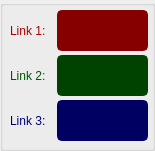
   <widget class="QGroupBox" name="frame_setting_length">
    <property name="geometry">
     <rect>
      <x>775</x>
      <y>540</y>
      <width>155</width>
      <height>151</height>
     </rect>
    </property>
    <property name="styleSheet">
     <string notr="true">QGroupBox{border:2px solid gray;border-radius:5px;margin-top: 1ex;color: ;background-color: transparent;} QGroupBox::title{subcontrol-origin: margin;subcontrol-position:top left;padding:0 3px;}
color: rgb(0, 0, 0);
font: 12pt &quot;Segoe UI&quot;;</string>
    </property>
    <property name="title">
     <string/>
    </property>
    <widget class="QLineEdit" name="length3">
     <property name="geometry">
      <rect>
       <x>57</x>
       <y>100</y>
       <width>91</width>
       <height>41</height>
      </rect>
     </property>
     <property name="minimumSize">
      <size>
       <width>0</width>
       <height>30</height>
      </size>
     </property>
     <property name="palette">
      <palette>
       <active>
        <colorrole role="WindowText">
         <brush brushstyle="SolidPattern">
          <color alpha="255">
           <red>210</red>
           <green>210</green>
           <blue>210</blue>
          </color>
         </brush>
        </colorrole>
        <colorrole role="Button">
         <brush brushstyle="SolidPattern">
          <color alpha="255">
           <red>0</red>
           <green>0</green>
           <blue>99</blue>
          </color>
         </brush>
        </colorrole>
        <colorrole role="Text">
         <brush brushstyle="SolidPattern">
          <color alpha="255">
           <red>210</red>
           <green>210</green>
           <blue>210</blue>
          </color>
         </brush>
        </colorrole>
        <colorrole role="ButtonText">
         <brush brushstyle="SolidPattern">
          <color alpha="255">
           <red>210</red>
           <green>210</green>
           <blue>210</blue>
          </color>
         </brush>
        </colorrole>
        <colorrole role="Base">
         <brush brushstyle="SolidPattern">
          <color alpha="255">
           <red>0</red>
           <green>0</green>
           <blue>99</blue>
          </color>
         </brush>
        </colorrole>
        <colorrole role="Window">
         <brush brushstyle="SolidPattern">
          <color alpha="255">
           <red>0</red>
           <green>0</green>
           <blue>99</blue>
          </color>
         </brush>
        </colorrole>
       </active>
       <inactive>
        <colorrole role="WindowText">
         <brush brushstyle="SolidPattern">
          <color alpha="255">
           <red>210</red>
           <green>210</green>
           <blue>210</blue>
          </color>
         </brush>
        </colorrole>
        <colorrole role="Button">
         <brush brushstyle="SolidPattern">
          <color alpha="255">
           <red>0</red>
           <green>0</green>
           <blue>99</blue>
          </color>
         </brush>
        </colorrole>
        <colorrole role="Text">
         <brush brushstyle="SolidPattern">
          <color alpha="255">
           <red>210</red>
           <green>210</green>
           <blue>210</blue>
          </color>
         </brush>
        </colorrole>
        <colorrole role="ButtonText">
         <brush brushstyle="SolidPattern">
          <color alpha="255">
           <red>210</red>
           <green>210</green>
           <blue>210</blue>
          </color>
         </brush>
        </colorrole>
        <colorrole role="Base">
         <brush brushstyle="SolidPattern">
          <color alpha="255">
           <red>0</red>
           <green>0</green>
           <blue>99</blue>
          </color>
         </brush>
        </colorrole>
        <colorrole role="Window">
         <brush brushstyle="SolidPattern">
          <color alpha="255">
           <red>0</red>
           <green>0</green>
           <blue>99</blue>
          </color>
         </brush>
        </colorrole>
       </inactive>
       <disabled>
        <colorrole role="WindowText">
         <brush brushstyle="SolidPattern">
          <color alpha="255">
           <red>210</red>
           <green>210</green>
           <blue>210</blue>
          </color>
         </brush>
        </colorrole>
        <colorrole role="Button">
         <brush brushstyle="SolidPattern">
          <color alpha="255">
           <red>0</red>
           <green>0</green>
           <blue>99</blue>
          </color>
         </brush>
        </colorrole>
        <colorrole role="Text">
         <brush brushstyle="SolidPattern">
          <color alpha="255">
           <red>210</red>
           <green>210</green>
           <blue>210</blue>
          </color>
         </brush>
        </colorrole>
        <colorrole role="ButtonText">
         <brush brushstyle="SolidPattern">
          <color alpha="255">
           <red>210</red>
           <green>210</green>
           <blue>210</blue>
          </color>
         </brush>
        </colorrole>
        <colorrole role="Base">
         <brush brushstyle="SolidPattern">
          <color alpha="255">
           <red>0</red>
           <green>0</green>
           <blue>99</blue>
          </color>
         </brush>
        </colorrole>
        <colorrole role="Window">
         <brush brushstyle="SolidPattern">
          <color alpha="255">
           <red>0</red>
           <green>0</green>
           <blue>99</blue>
          </color>
         </brush>
        </colorrole>
       </disabled>
      </palette>
     </property>
     <property name="font">
      <font>
       <family>Segoe UI</family>
       <pointsize>9</pointsize>
      </font>
     </property>
     <property name="styleSheet">
      <string notr="true">QLineEdit {
	background-color: rgb(0, 0, 99);
	border-radius: 5px;
	border: 2px solid rgb(0, 0, 99);
}
QLineEdit:hover {
	border: 2px solid rgb(64, 71, 88);
background-color: rgb(52, 59, 72);
}
QLineEdit:focus {
	border: 2px solid rgb(91, 101, 124);
}</string>
     </property>
     <property name="text">
      <string/>
     </property>
     <property name="readOnly">
      <bool>false</bool>
     </property>
     <property name="placeholderText">
      <string/>
     </property>
    </widget>
    <widget class="QLineEdit" name="length1">
     <property name="geometry">
      <rect>
       <x>57</x>
       <y>10</y>
       <width>91</width>
       <height>41</height>
      </rect>
     </property>
     <property name="minimumSize">
      <size>
       <width>0</width>
       <height>30</height>
      </size>
     </property>
     <property name="palette">
      <palette>
       <active>
        <colorrole role="WindowText">
         <brush brushstyle="SolidPattern">
          <color alpha="255">
           <red>210</red>
           <green>210</green>
           <blue>210</blue>
          </color>
         </brush>
        </colorrole>
        <colorrole role="Button">
         <brush brushstyle="SolidPattern">
          <color alpha="255">
           <red>135</red>
           <green>0</green>
           <blue>0</blue>
          </color>
         </brush>
        </colorrole>
        <colorrole role="Text">
         <brush brushstyle="SolidPattern">
          <color alpha="255">
           <red>210</red>
           <green>210</green>
           <blue>210</blue>
          </color>
         </brush>
        </colorrole>
        <colorrole role="ButtonText">
         <brush brushstyle="SolidPattern">
          <color alpha="255">
           <red>210</red>
           <green>210</green>
           <blue>210</blue>
          </color>
         </brush>
        </colorrole>
        <colorrole role="Base">
         <brush brushstyle="SolidPattern">
          <color alpha="255">
           <red>135</red>
           <green>0</green>
           <blue>0</blue>
          </color>
         </brush>
        </colorrole>
        <colorrole role="Window">
         <brush brushstyle="SolidPattern">
          <color alpha="255">
           <red>135</red>
           <green>0</green>
           <blue>0</blue>
          </color>
         </brush>
        </colorrole>
       </active>
       <inactive>
        <colorrole role="WindowText">
         <brush brushstyle="SolidPattern">
          <color alpha="255">
           <red>210</red>
           <green>210</green>
           <blue>210</blue>
          </color>
         </brush>
        </colorrole>
        <colorrole role="Button">
         <brush brushstyle="SolidPattern">
          <color alpha="255">
           <red>135</red>
           <green>0</green>
           <blue>0</blue>
          </color>
         </brush>
        </colorrole>
        <colorrole role="Text">
         <brush brushstyle="SolidPattern">
          <color alpha="255">
           <red>210</red>
           <green>210</green>
           <blue>210</blue>
          </color>
         </brush>
        </colorrole>
        <colorrole role="ButtonText">
         <brush brushstyle="SolidPattern">
          <color alpha="255">
           <red>210</red>
           <green>210</green>
           <blue>210</blue>
          </color>
         </brush>
        </colorrole>
        <colorrole role="Base">
         <brush brushstyle="SolidPattern">
          <color alpha="255">
           <red>135</red>
           <green>0</green>
           <blue>0</blue>
          </color>
         </brush>
        </colorrole>
        <colorrole role="Window">
         <brush brushstyle="SolidPattern">
          <color alpha="255">
           <red>135</red>
           <green>0</green>
           <blue>0</blue>
          </color>
         </brush>
        </colorrole>
       </inactive>
       <disabled>
        <colorrole role="WindowText">
         <brush brushstyle="SolidPattern">
          <color alpha="255">
           <red>210</red>
           <green>210</green>
           <blue>210</blue>
          </color>
         </brush>
        </colorrole>
        <colorrole role="Button">
         <brush brushstyle="SolidPattern">
          <color alpha="255">
           <red>135</red>
           <green>0</green>
           <blue>0</blue>
          </color>
         </brush>
        </colorrole>
        <colorrole role="Text">
         <brush brushstyle="SolidPattern">
          <color alpha="255">
           <red>210</red>
           <green>210</green>
           <blue>210</blue>
          </color>
         </brush>
        </colorrole>
        <colorrole role="ButtonText">
         <brush brushstyle="SolidPattern">
          <color alpha="255">
           <red>210</red>
           <green>210</green>
           <blue>210</blue>
          </color>
         </brush>
        </colorrole>
        <colorrole role="Base">
         <brush brushstyle="SolidPattern">
          <color alpha="255">
           <red>135</red>
           <green>0</green>
           <blue>0</blue>
          </color>
         </brush>
        </colorrole>
        <colorrole role="Window">
         <brush brushstyle="SolidPattern">
          <color alpha="255">
           <red>135</red>
           <green>0</green>
           <blue>0</blue>
          </color>
         </brush>
        </colorrole>
       </disabled>
      </palette>
     </property>
     <property name="font">
      <font>
       <family>Segoe UI</family>
       <pointsize>9</pointsize>
      </font>
     </property>
     <property name="styleSheet">
      <string notr="true">QLineEdit {
	background-color: rgb(135, 0, 0);
	border-radius: 5px;
	border: 2px solid rgb(135, 0, 0);
}
QLineEdit:hover {
	border: 2px solid rgb(64, 71, 88);
	background-color: rgb(52, 59, 72);
}
QLineEdit:focus {
	border: 2px solid rgb(91, 101, 124);
}</string>
     </property>
     <property name="text">
      <string/>
     </property>
     <property name="readOnly">
      <bool>false</bool>
     </property>
     <property name="placeholderText">
      <string/>
     </property>
    </widget>
    <widget class="QLineEdit" name="length2">
     <property name="geometry">
      <rect>
       <x>57</x>
       <y>55</y>
       <width>91</width>
       <height>41</height>
      </rect>
     </property>
     <property name="minimumSize">
      <size>
       <width>0</width>
       <height>30</height>
      </size>
     </property>
     <property name="palette">
      <palette>
       <active>
        <colorrole role="WindowText">
         <brush brushstyle="SolidPattern">
          <color alpha="255">
           <red>210</red>
           <green>210</green>
           <blue>210</blue>
          </color>
         </brush>
        </colorrole>
        <colorrole role="Button">
         <brush brushstyle="SolidPattern">
          <color alpha="255">
           <red>0</red>
           <green>66</green>
           <blue>0</blue>
          </color>
         </brush>
        </colorrole>
        <colorrole role="Text">
         <brush brushstyle="SolidPattern">
          <color alpha="255">
           <red>210</red>
           <green>210</green>
           <blue>210</blue>
          </color>
         </brush>
        </colorrole>
        <colorrole role="ButtonText">
         <brush brushstyle="SolidPattern">
          <color alpha="255">
           <red>210</red>
           <green>210</green>
           <blue>210</blue>
          </color>
         </brush>
        </colorrole>
        <colorrole role="Base">
         <brush brushstyle="SolidPattern">
          <color alpha="255">
           <red>0</red>
           <green>66</green>
           <blue>0</blue>
          </color>
         </brush>
        </colorrole>
        <colorrole role="Window">
         <brush brushstyle="SolidPattern">
          <color alpha="255">
           <red>0</red>
           <green>66</green>
           <blue>0</blue>
          </color>
         </brush>
        </colorrole>
       </active>
       <inactive>
        <colorrole role="WindowText">
         <brush brushstyle="SolidPattern">
          <color alpha="255">
           <red>210</red>
           <green>210</green>
           <blue>210</blue>
          </color>
         </brush>
        </colorrole>
        <colorrole role="Button">
         <brush brushstyle="SolidPattern">
          <color alpha="255">
           <red>0</red>
           <green>66</green>
           <blue>0</blue>
          </color>
         </brush>
        </colorrole>
        <colorrole role="Text">
         <brush brushstyle="SolidPattern">
          <color alpha="255">
           <red>210</red>
           <green>210</green>
           <blue>210</blue>
          </color>
         </brush>
        </colorrole>
        <colorrole role="ButtonText">
         <brush brushstyle="SolidPattern">
          <color alpha="255">
           <red>210</red>
           <green>210</green>
           <blue>210</blue>
          </color>
         </brush>
        </colorrole>
        <colorrole role="Base">
         <brush brushstyle="SolidPattern">
          <color alpha="255">
           <red>0</red>
           <green>66</green>
           <blue>0</blue>
          </color>
         </brush>
        </colorrole>
        <colorrole role="Window">
         <brush brushstyle="SolidPattern">
          <color alpha="255">
           <red>0</red>
           <green>66</green>
           <blue>0</blue>
          </color>
         </brush>
        </colorrole>
       </inactive>
       <disabled>
        <colorrole role="WindowText">
         <brush brushstyle="SolidPattern">
          <color alpha="255">
           <red>210</red>
           <green>210</green>
           <blue>210</blue>
          </color>
         </brush>
        </colorrole>
        <colorrole role="Button">
         <brush brushstyle="SolidPattern">
          <color alpha="255">
           <red>0</red>
           <green>66</green>
           <blue>0</blue>
          </color>
         </brush>
        </colorrole>
        <colorrole role="Text">
         <brush brushstyle="SolidPattern">
          <color alpha="255">
           <red>210</red>
           <green>210</green>
           <blue>210</blue>
          </color>
         </brush>
        </colorrole>
        <colorrole role="ButtonText">
         <brush brushstyle="SolidPattern">
          <color alpha="255">
           <red>210</red>
           <green>210</green>
           <blue>210</blue>
          </color>
         </brush>
        </colorrole>
        <colorrole role="Base">
         <brush brushstyle="SolidPattern">
          <color alpha="255">
           <red>0</red>
           <green>66</green>
           <blue>0</blue>
          </color>
         </brush>
        </colorrole>
        <colorrole role="Window">
         <brush brushstyle="SolidPattern">
          <color alpha="255">
           <red>0</red>
           <green>66</green>
           <blue>0</blue>
          </color>
         </brush>
        </colorrole>
       </disabled>
      </palette>
     </property>
     <property name="font">
      <font>
       <family>Segoe UI</family>
       <pointsize>9</pointsize>
      </font>
     </property>
     <property name="styleSheet">
      <string notr="true">QLineEdit {
	background-color: rgb(0, 66, 0);
	border-radius: 5px;
	border: 2px solid rgb(0, 66, 0);
}
QLineEdit:hover {
	border: 2px solid rgb(64, 71, 88);
background-color: rgb(52, 59, 72);
}
QLineEdit:focus {
	border: 2px solid rgb(91, 101, 124);
}</string>
     </property>
     <property name="text">
      <string/>
     </property>
     <property name="readOnly">
      <bool>false</bool>
     </property>
     <property name="placeholderText">
      <string/>
     </property>
    </widget>
    <widget class="QLabel" name="Zposlabel_4">
     <property name="geometry">
      <rect>
       <x>10</x>
       <y>100</y>
       <width>51</width>
       <height>41</height>
      </rect>
     </property>
     <property name="palette">
      <palette>
       <active>
        <colorrole role="WindowText">
         <brush brushstyle="SolidPattern">
          <color alpha="255">
           <red>0</red>
           <green>0</green>
           <blue>127</blue>
          </color>
         </brush>
        </colorrole>
        <colorrole role="Button">
         <brush brushstyle="SolidPattern">
          <color alpha="255">
           <red>52</red>
           <green>59</green>
           <blue>72</blue>
          </color>
         </brush>
        </colorrole>
        <colorrole role="Text">
         <brush brushstyle="SolidPattern">
          <color alpha="255">
           <red>0</red>
           <green>0</green>
           <blue>127</blue>
          </color>
         </brush>
        </colorrole>
        <colorrole role="ButtonText">
         <brush brushstyle="SolidPattern">
          <color alpha="255">
           <red>0</red>
           <green>0</green>
           <blue>127</blue>
          </color>
         </brush>
        </colorrole>
        <colorrole role="Base">
         <brush brushstyle="SolidPattern">
          <color alpha="255">
           <red>52</red>
           <green>59</green>
           <blue>72</blue>
          </color>
         </brush>
        </colorrole>
        <colorrole role="Window">
         <brush brushstyle="SolidPattern">
          <color alpha="255">
           <red>52</red>
           <green>59</green>
           <blue>72</blue>
          </color>
         </brush>
        </colorrole>
       </active>
       <inactive>
        <colorrole role="WindowText">
         <brush brushstyle="SolidPattern">
          <color alpha="255">
           <red>0</red>
           <green>0</green>
           <blue>127</blue>
          </color>
         </brush>
        </colorrole>
        <colorrole role="Button">
         <brush brushstyle="SolidPattern">
          <color alpha="255">
           <red>52</red>
           <green>59</green>
           <blue>72</blue>
          </color>
         </brush>
        </colorrole>
        <colorrole role="Text">
         <brush brushstyle="SolidPattern">
          <color alpha="255">
           <red>0</red>
           <green>0</green>
           <blue>127</blue>
          </color>
         </brush>
        </colorrole>
        <colorrole role="ButtonText">
         <brush brushstyle="SolidPattern">
          <color alpha="255">
           <red>0</red>
           <green>0</green>
           <blue>127</blue>
          </color>
         </brush>
        </colorrole>
        <colorrole role="Base">
         <brush brushstyle="SolidPattern">
          <color alpha="255">
           <red>52</red>
           <green>59</green>
           <blue>72</blue>
          </color>
         </brush>
        </colorrole>
        <colorrole role="Window">
         <brush brushstyle="SolidPattern">
          <color alpha="255">
           <red>52</red>
           <green>59</green>
           <blue>72</blue>
          </color>
         </brush>
        </colorrole>
       </inactive>
       <disabled>
        <colorrole role="WindowText">
         <brush brushstyle="SolidPattern">
          <color alpha="255">
           <red>0</red>
           <green>0</green>
           <blue>127</blue>
          </color>
         </brush>
        </colorrole>
        <colorrole role="Button">
         <brush brushstyle="SolidPattern">
          <color alpha="255">
           <red>52</red>
           <green>59</green>
           <blue>72</blue>
          </color>
         </brush>
        </colorrole>
        <colorrole role="Text">
         <brush brushstyle="SolidPattern">
          <color alpha="255">
           <red>0</red>
           <green>0</green>
           <blue>127</blue>
          </color>
         </brush>
        </colorrole>
        <colorrole role="ButtonText">
         <brush brushstyle="SolidPattern">
          <color alpha="255">
           <red>0</red>
           <green>0</green>
           <blue>127</blue>
          </color>
         </brush>
        </colorrole>
        <colorrole role="Base">
         <brush brushstyle="SolidPattern">
          <color alpha="255">
           <red>52</red>
           <green>59</green>
           <blue>72</blue>
          </color>
         </brush>
        </colorrole>
        <colorrole role="Window">
         <brush brushstyle="SolidPattern">
          <color alpha="255">
           <red>52</red>
           <green>59</green>
           <blue>72</blue>
          </color>
         </brush>
        </colorrole>
       </disabled>
      </palette>
     </property>
     <property name="font">
      <font>
       <family>Segoe UI</family>
       <pointsize>9</pointsize>
       <weight>50</weight>
       <bold>false</bold>
      </font>
     </property>
     <property name="styleSheet">
      <string notr="true">color:rgb(0, 0, 127);</string>
     </property>
     <property name="text">
      <string>Link 3:</string>
     </property>
    </widget>
    <widget class="QLabel" name="Xposlabel_6">
     <property name="geometry">
      <rect>
       <x>10</x>
       <y>10</y>
       <width>51</width>
       <height>41</height>
      </rect>
     </property>
     <property name="palette">
      <palette>
       <active>
        <colorrole role="WindowText">
         <brush brushstyle="SolidPattern">
          <color alpha="255">
           <red>170</red>
           <green>0</green>
           <blue>0</blue>
          </color>
         </brush>
        </colorrole>
        <colorrole role="Button">
         <brush brushstyle="SolidPattern">
          <color alpha="255">
           <red>52</red>
           <green>59</green>
           <blue>72</blue>
          </color>
         </brush>
        </colorrole>
        <colorrole role="Text">
         <brush brushstyle="SolidPattern">
          <color alpha="255">
           <red>170</red>
           <green>0</green>
           <blue>0</blue>
          </color>
         </brush>
        </colorrole>
        <colorrole role="ButtonText">
         <brush brushstyle="SolidPattern">
          <color alpha="255">
           <red>170</red>
           <green>0</green>
           <blue>0</blue>
          </color>
         </brush>
        </colorrole>
        <colorrole role="Base">
         <brush brushstyle="SolidPattern">
          <color alpha="255">
           <red>52</red>
           <green>59</green>
           <blue>72</blue>
          </color>
         </brush>
        </colorrole>
        <colorrole role="Window">
         <brush brushstyle="SolidPattern">
          <color alpha="255">
           <red>52</red>
           <green>59</green>
           <blue>72</blue>
          </color>
         </brush>
        </colorrole>
       </active>
       <inactive>
        <colorrole role="WindowText">
         <brush brushstyle="SolidPattern">
          <color alpha="255">
           <red>170</red>
           <green>0</green>
           <blue>0</blue>
          </color>
         </brush>
        </colorrole>
        <colorrole role="Button">
         <brush brushstyle="SolidPattern">
          <color alpha="255">
           <red>52</red>
           <green>59</green>
           <blue>72</blue>
          </color>
         </brush>
        </colorrole>
        <colorrole role="Text">
         <brush brushstyle="SolidPattern">
          <color alpha="255">
           <red>170</red>
           <green>0</green>
           <blue>0</blue>
          </color>
         </brush>
        </colorrole>
        <colorrole role="ButtonText">
         <brush brushstyle="SolidPattern">
          <color alpha="255">
           <red>170</red>
           <green>0</green>
           <blue>0</blue>
          </color>
         </brush>
        </colorrole>
        <colorrole role="Base">
         <brush brushstyle="SolidPattern">
          <color alpha="255">
           <red>52</red>
           <green>59</green>
           <blue>72</blue>
          </color>
         </brush>
        </colorrole>
        <colorrole role="Window">
         <brush brushstyle="SolidPattern">
          <color alpha="255">
           <red>52</red>
           <green>59</green>
           <blue>72</blue>
          </color>
         </brush>
        </colorrole>
       </inactive>
       <disabled>
        <colorrole role="WindowText">
         <brush brushstyle="SolidPattern">
          <color alpha="255">
           <red>170</red>
           <green>0</green>
           <blue>0</blue>
          </color>
         </brush>
        </colorrole>
        <colorrole role="Button">
         <brush brushstyle="SolidPattern">
          <color alpha="255">
           <red>52</red>
           <green>59</green>
           <blue>72</blue>
          </color>
         </brush>
        </colorrole>
        <colorrole role="Text">
         <brush brushstyle="SolidPattern">
          <color alpha="255">
           <red>170</red>
           <green>0</green>
           <blue>0</blue>
          </color>
         </brush>
        </colorrole>
        <colorrole role="ButtonText">
         <brush brushstyle="SolidPattern">
          <color alpha="255">
           <red>170</red>
           <green>0</green>
           <blue>0</blue>
          </color>
         </brush>
        </colorrole>
        <colorrole role="Base">
         <brush brushstyle="SolidPattern">
          <color alpha="255">
           <red>52</red>
           <green>59</green>
           <blue>72</blue>
          </color>
         </brush>
        </colorrole>
        <colorrole role="Window">
         <brush brushstyle="SolidPattern">
          <color alpha="255">
           <red>52</red>
           <green>59</green>
           <blue>72</blue>
          </color>
         </brush>
        </colorrole>
       </disabled>
      </palette>
     </property>
     <property name="font">
      <font>
       <family>Segoe UI</family>
       <pointsize>9</pointsize>
       <weight>50</weight>
       <bold>false</bold>
      </font>
     </property>
     <property name="styleSheet">
      <string notr="true">color: rgb(170, 0, 0);</string>
     </property>
     <property name="text">
      <string>Link 1:</string>
     </property>
    </widget>
    <widget class="QLabel" name="Yposlabel_4">
     <property name="geometry">
      <rect>
       <x>10</x>
       <y>50</y>
       <width>41</width>
       <height>51</height>
      </rect>
     </property>
     <property name="palette">
      <palette>
       <active>
        <colorrole role="WindowText">
         <brush brushstyle="SolidPattern">
          <color alpha="255">
           <red>0</red>
           <green>85</green>
           <blue>0</blue>
          </color>
         </brush>
        </colorrole>
        <colorrole role="Button">
         <brush brushstyle="SolidPattern">
          <color alpha="255">
           <red>52</red>
           <green>59</green>
           <blue>72</blue>
          </color>
         </brush>
        </colorrole>
        <colorrole role="Text">
         <brush brushstyle="SolidPattern">
          <color alpha="255">
           <red>0</red>
           <green>85</green>
           <blue>0</blue>
          </color>
         </brush>
        </colorrole>
        <colorrole role="ButtonText">
         <brush brushstyle="SolidPattern">
          <color alpha="255">
           <red>0</red>
           <green>85</green>
           <blue>0</blue>
          </color>
         </brush>
        </colorrole>
        <colorrole role="Base">
         <brush brushstyle="SolidPattern">
          <color alpha="255">
           <red>52</red>
           <green>59</green>
           <blue>72</blue>
          </color>
         </brush>
        </colorrole>
        <colorrole role="Window">
         <brush brushstyle="SolidPattern">
          <color alpha="255">
           <red>52</red>
           <green>59</green>
           <blue>72</blue>
          </color>
         </brush>
        </colorrole>
       </active>
       <inactive>
        <colorrole role="WindowText">
         <brush brushstyle="SolidPattern">
          <color alpha="255">
           <red>0</red>
           <green>85</green>
           <blue>0</blue>
          </color>
         </brush>
        </colorrole>
        <colorrole role="Button">
         <brush brushstyle="SolidPattern">
          <color alpha="255">
           <red>52</red>
           <green>59</green>
           <blue>72</blue>
          </color>
         </brush>
        </colorrole>
        <colorrole role="Text">
         <brush brushstyle="SolidPattern">
          <color alpha="255">
           <red>0</red>
           <green>85</green>
           <blue>0</blue>
          </color>
         </brush>
        </colorrole>
        <colorrole role="ButtonText">
         <brush brushstyle="SolidPattern">
          <color alpha="255">
           <red>0</red>
           <green>85</green>
           <blue>0</blue>
          </color>
         </brush>
        </colorrole>
        <colorrole role="Base">
         <brush brushstyle="SolidPattern">
          <color alpha="255">
           <red>52</red>
           <green>59</green>
           <blue>72</blue>
          </color>
         </brush>
        </colorrole>
        <colorrole role="Window">
         <brush brushstyle="SolidPattern">
          <color alpha="255">
           <red>52</red>
           <green>59</green>
           <blue>72</blue>
          </color>
         </brush>
        </colorrole>
       </inactive>
       <disabled>
        <colorrole role="WindowText">
         <brush brushstyle="SolidPattern">
          <color alpha="255">
           <red>0</red>
           <green>85</green>
           <blue>0</blue>
          </color>
         </brush>
        </colorrole>
        <colorrole role="Button">
         <brush brushstyle="SolidPattern">
          <color alpha="255">
           <red>52</red>
           <green>59</green>
           <blue>72</blue>
          </color>
         </brush>
        </colorrole>
        <colorrole role="Text">
         <brush brushstyle="SolidPattern">
          <color alpha="255">
           <red>0</red>
           <green>85</green>
           <blue>0</blue>
          </color>
         </brush>
        </colorrole>
        <colorrole role="ButtonText">
         <brush brushstyle="SolidPattern">
          <color alpha="255">
           <red>0</red>
           <green>85</green>
           <blue>0</blue>
          </color>
         </brush>
        </colorrole>
        <colorrole role="Base">
         <brush brushstyle="SolidPattern">
          <color alpha="255">
           <red>52</red>
           <green>59</green>
           <blue>72</blue>
          </color>
         </brush>
        </colorrole>
        <colorrole role="Window">
         <brush brushstyle="SolidPattern">
          <color alpha="255">
           <red>52</red>
           <green>59</green>
           <blue>72</blue>
          </color>
         </brush>
        </colorrole>
       </disabled>
      </palette>
     </property>
     <property name="font">
      <font>
       <family>Segoe UI</family>
       <pointsize>9</pointsize>
       <weight>50</weight>
       <bold>false</bold>
      </font>
     </property>
     <property name="styleSheet">
      <string notr="true">color:rgb(0, 85, 0);</string>
     </property>
     <property name="text">
      <string>Link 2:</string>
     </property>
    </widget>
   </widget>
